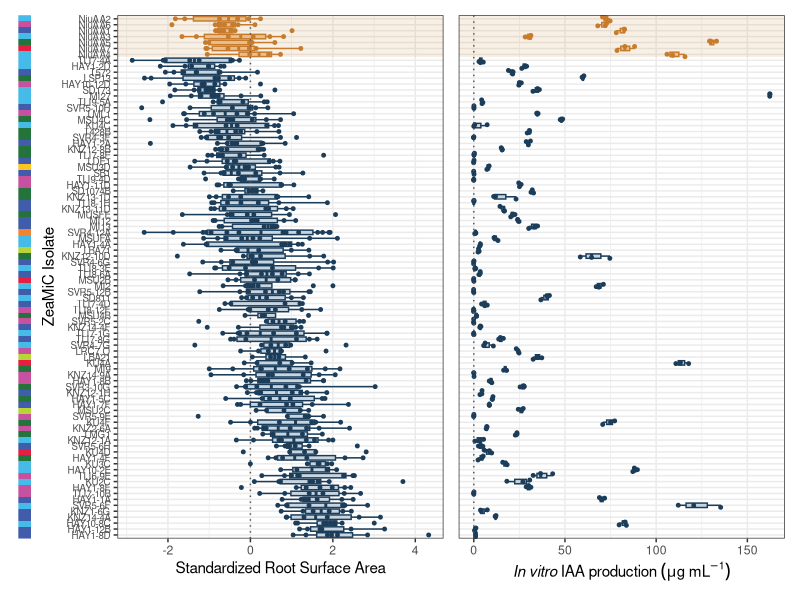
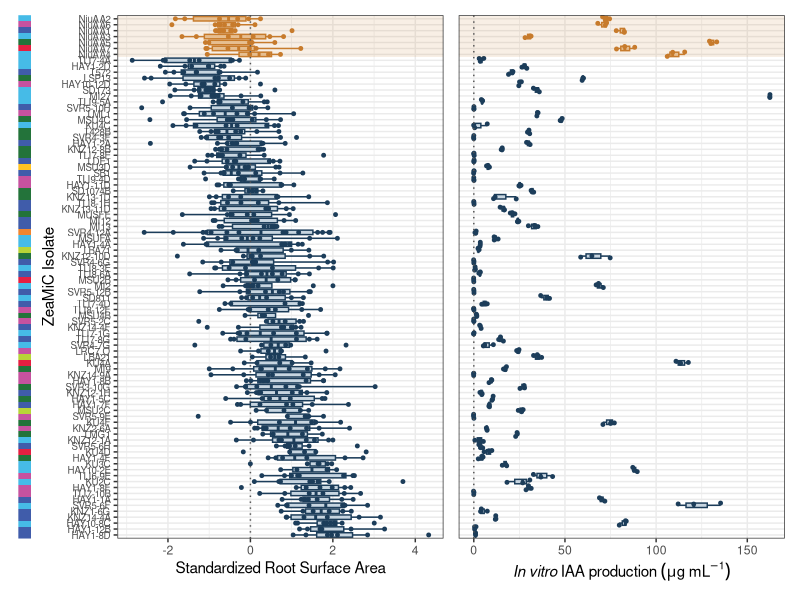

R code for these plots, in order:
# Code by Rob McMinn/Joel Swift 2026
library(tidyverse)
library(readxl)
library(patchwork)
theme_set(theme_bw())

##### In Vivo DATA #####
# =============================================================================
# Root surface area  —  per-trial standardization (Hedge's g vs control) + figure
#
#   Treatment is "Control" or "Inoculated"; each trial has its own controls.
#
# Pipeline:  read raw plant values  ->  standardize each inoculated plant to its
#            trial's control (Hedge's g)  ->  box-and-whisker per isolate, with
#            the NiuAA isolates pinned right.
# =============================================================================

raw <- read_excel("./InVivo_RSA.xlsx") %>% rename(value = `Surface.Area.mm2`)
# Per-trial control statistics 
ctrl <- raw %>%
  filter(Treatment == "Control") %>%
  group_by(Trial) %>%
  summarise(m_c = mean(value), v_c = var(value), n_c = n(), .groups = "drop")
# Per-replicate Hedge's g, standardized within each trial 
Vivo_df <- raw %>%
  filter(Treatment == "Inoculated") %>%
  group_by(Isolate, Trial) %>%
  mutate(n_i = n(), v_i = var(value)) %>%
  ungroup() %>%
  left_join(ctrl, by = "Trial") %>%
  mutate(
    pooled_sd = sqrt(((n_i - 1) * v_i + (n_c - 1) * v_c) / (n_i + n_c - 2)),
    J         = 1 - 3 / (4 * (n_i + n_c) - 9),     # remove "* J" below for plain Cohen's d
    g         = (value - m_c) / pooled_sd * J
  ) %>%
  select(Isolate, Trial, g)

## Order isolates by mean IAA, but force NiuAA isolates to the end
iso_order_vivo <- Vivo_df %>%
  group_by(Isolate) %>%
  summarize(mean_g = mean(g), .groups = "drop") %>%
  arrange(desc(mean_g)) %>%
  pull(Isolate) %>%
  {\(x) c(x[!str_detect(x, "^NiuAA")], x[str_detect(x, "^NiuAA")])}()

###### In Vitro Data ######
## load data
IAA_data <- readxl::read_xlsx("./InVitro_IAA_production.xlsx")
## Convert any negative values to zeros
IAA_data <- IAA_data %>% mutate(`IAA (µg mL-1)` = if_else(`IAA (µg mL-1)` < 0, 0, `IAA (µg mL-1)`))
## Order isolates by mean IAA, but force NiuAA isolates to the end
iso_order <- IAA_data %>%
  group_by(`Isolate ID`) %>%
  summarize(mean_IAA = mean(`IAA (µg mL-1)`), .groups = "drop") %>%
  arrange(desc(mean_IAA)) %>%
  pull(`Isolate ID`) %>%
  {\(x) c(x[!str_detect(x, "^NiuAA")], x[str_detect(x, "^NiuAA")])}()
## Number of non-NiuAA isolates (used for shading)
n_other <- sum(!str_detect(iso_order, "^NiuAA"))


### Add in genus names
Zeamic_taxonomy <- read.csv("ZeaMic Isolates with Full Taxonomy.csv")
Zeamic_taxonomy$X <- NULL
Zeamic_taxonomy <- Zeamic_taxonomy %>% rename(Isolate = ZeaMic_Isolate)
IAA_data <- IAA_data %>% rename(Isolate = `Isolate ID`)

# add taxonomy
IAA_data <- left_join(IAA_data, Zeamic_taxonomy, by = "Isolate")
Vivo_df <- left_join(Vivo_df, Zeamic_taxonomy, by = "Isolate")

##### Plots #####
## Very minimal class barplot, will be attached to other plots
class_bar_iso <- Zeamic_taxonomy %>% 
  mutate(Isolate = factor(Isolate, levels = iso_order_vivo)) %>%
  ggplot(., aes(x = 1, y = Isolate, fill = class)) +
  geom_tile() +
  scale_fill_manual(values = c(
    "Actinomycetes" = "#23733a",
    "Bacilli" = "#b8d437",
    "Deinococci" = "#ffc323",
    "Chitinophagia" = "#f0852f",
    "Cytophagia" = "#c68642",
    "Flavobacteriia" = "#e51f41",
    "Sphingobacteriia" = "#a63d40",
    "Alphaproteobacteria" = "#c6529f",
    "Betaproteobacteria" = "#405caa",
    "Gammaproteobacteria" = "#46bbe7"), name = "Class") +
  scale_x_continuous(expand = c(0, 0)) +
  scale_y_discrete(expand = c(0, 0)) +
  labs(x = NULL, y = NULL) +
  theme_minimal() +
  theme(axis.text = element_blank(), 
        axis.ticks = element_blank(), 
        panel.grid = element_blank(),
        panel.border = element_blank(), 
        plot.margin = margin(t = 5, r = 2, b = 5, l = 5), 
        legend.position = "right")

## invivo
Invivo_PLOT <- Vivo_df %>%
  mutate(Group = if_else(str_detect(Isolate, "^NiuAA"), "NiuAA", "Other"),
         Isolate = factor(Isolate, levels = iso_order_vivo)) %>%
  ggplot(., aes(y = Isolate, x = g)) +
  geom_boxplot(aes(color = Group, fill = Group), outlier.shape = NA) +
  geom_point(aes(color = Group), size = 1) +
  scale_color_manual(values = c("#C77B2C", "#1C3D5A")) +
  scale_fill_manual(values = c("#EAC79E", "#C7D5E0")) +
  annotate("rect", ymin = n_other + 0.5, ymax = length(iso_order) + 0.5, xmin = -Inf, xmax = Inf, alpha = 0.12, fill = "#C77B2C") +
  labs(y = "ZeaMiC Isolate", x = "Standardized Root Surface Area") +
  geom_vline(xintercept = 0, linetype = "dotted", colour = "#555555", linewidth = 0.5) +
  theme(axis.text.y = element_text(size = 7, face = "plain"))

## in vitro
IAA_PLOT <- IAA_data %>%
  mutate(Group = if_else(str_detect(Isolate, "^NiuAA"), "NiuAA", "Other"),
         Isolate = factor(Isolate, levels = iso_order_vivo)) %>%
  ggplot(aes(y = Isolate, x = `IAA (µg mL-1)`)) +
  geom_boxplot(aes(color = Group, fill = Group), outlier.shape = NA) +
  geom_point(aes(color = Group), position = position_jitter(width = 0.15), size = 1) +
  scale_color_manual(values = c("#C77B2C", "#1C3D5A")) +
  scale_fill_manual(values = c("#EAC79E", "#C7D5E0")) +
  annotate("rect", ymin = n_other + 0.5, ymax = length(iso_order) + 0.5, xmin = -Inf, xmax = Inf, alpha = 0.12, fill = "#C77B2C") +
  labs(y = "ZeaMiC Isolate", x = expression(italic("In vitro")~IAA~production~(mu*g~mL^{-1}))) +
  geom_vline(xintercept = 0, linetype = "dotted", colour = "#555555", linewidth = 0.5) +
  theme(axis.text.y = element_text(size = 7, face = "plain"))

##### Patchwork combination #####
Figure7 <- (class_bar_iso + Invivo_PLOT + IAA_PLOT) +
  plot_layout(widths = c(0.2, 5, 5), guides = "collect", axes = "collect") & 
  theme(legend.position = "none")

ggsave("Figure7.svg", Figure7, width = 18.5, height = 24, unit = "cm")
ggsave("Figure7.png", Figure7, width = 18.5, height = 24, unit = "cm")
